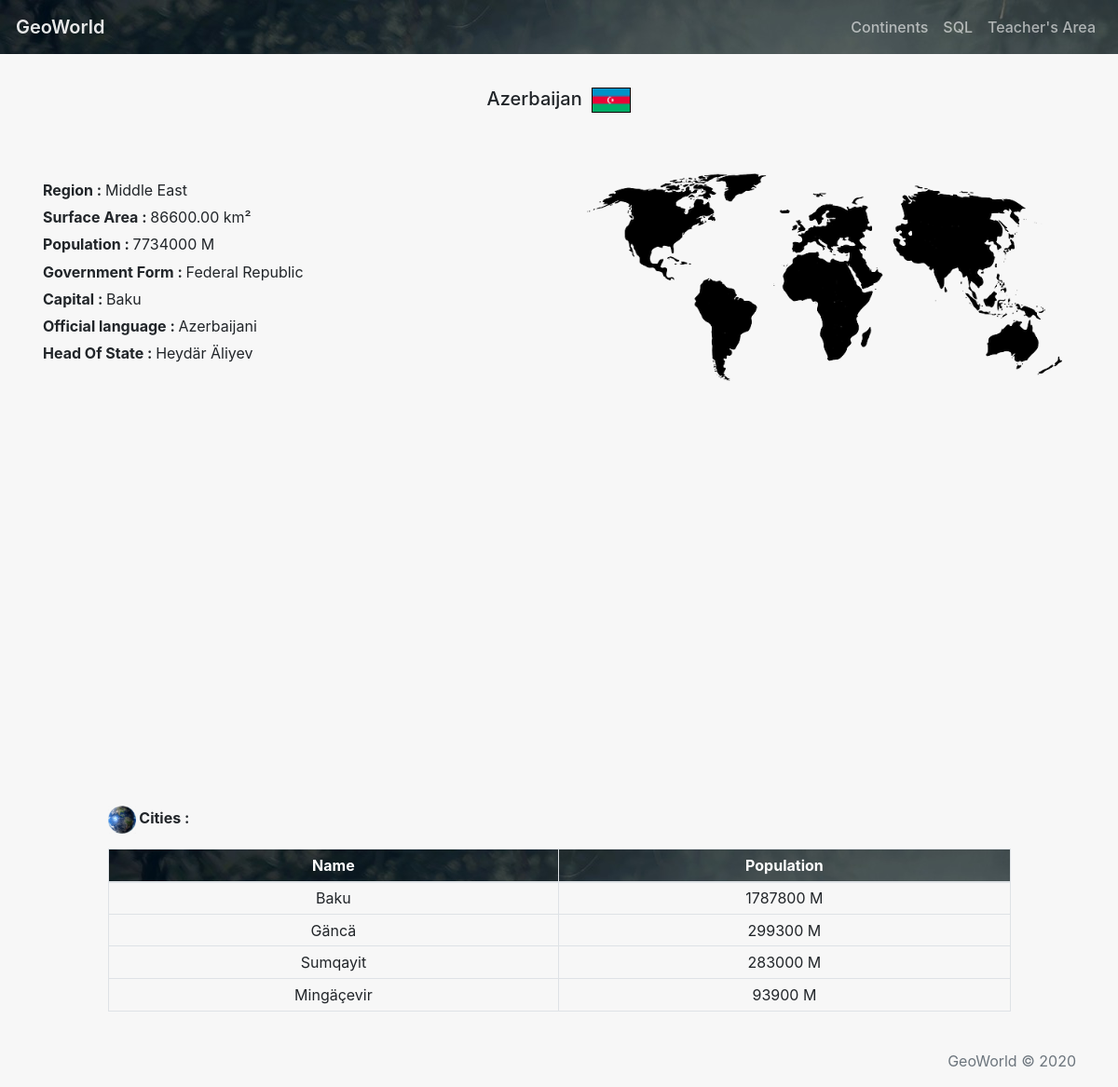
Page /view.php?country=17 on the committed database.
### tables this page shows
CREATE TABLE `Country`
(
    `id`             int(11)                                                                                NOT NULL AUTO_INCREMENT,
    `Code`           char(3)                                                                                         DEFAULT NULL,
    `Name`           char(52)                                                                               NOT NULL DEFAULT '',
    `Continent`      enum ('Asia','Europe','North America','Africa','Oceania','Antarctica','South America') NOT NULL DEFAULT 'Asia',
    `Region`         char(26)                                                                               NOT NULL DEFAULT '',
    `SurfaceArea`    float(10, 2)                                                                           NOT NULL DEFAULT '0.00',
    `IndepYear`      smallint(6)                                                                                     DEFAULT NULL,
    `Population`     int(11)                                                                                NOT NULL DEFAULT '0',
    `LifeExpectancy` float(3, 1)                                                                                     DEFAULT NULL,
    `GNP`            float(10, 2)                                                                                    DEFAULT NULL,
    `GNPOld`         float(10, 2)                                                                                    DEFAULT NULL,
    `LocalName`      char(45)                                                                               NOT NULL DEFAULT '',
    `GovernmentForm` char(45)                                                                               NOT NULL DEFAULT '',
    `HeadOfState`    char(60)                                                                                        DEFAULT NULL,
    `Capital`        int(11)                                                                                         DEFAULT NULL,
    `Code2`          char(2)                                                                                NOT NULL DEFAULT '',
    PRIMARY KEY (`id`) USING BTREE
);

CREATE TABLE `City`
(
    `id`         int(11)  NOT NULL AUTO_INCREMENT,
    `idCountry`  int(11)           DEFAULT NULL,
    `Name`       char(35) NOT NULL DEFAULT '',
    `District`   char(20) NOT NULL DEFAULT '',
    `Population` int(11)  NOT NULL DEFAULT '0',
    PRIMARY KEY (`id`) USING BTREE,
    KEY `fk_constraint_city_country` (`idCountry`),
    CONSTRAINT `fk_constraint_city_country` FOREIGN KEY (`idCountry`) REFERENCES `Country` (`id`)
);

CREATE TABLE `Language`
(
    `id`   int(11)     NOT NULL AUTO_INCREMENT,
    `Name` varchar(30) NOT NULL,
    PRIMARY KEY (`id`) USING BTREE
);

### func/functions.php (called while the page is built, shortened)
<?php
require_once 'db.php';
function getCountryInfo($idCountry){
    global $dataDB;
    $prepare = $dataDB->prepare("SELECT * FROM Country WHERE id = :id");
    $prepare->bindValue(':id', $idCountry, PDO::PARAM_INT);
    $prepare->execute();
    return $prepare->fetch();
}
function getCapital($idCountry){
    global $dataDB;
    $prepare = $dataDB->prepare("SELECT City.Name FROM City,Country WHERE City.id = Country.Capital AND Country.id = :id");
    $prepare->bindValue(':id', $idCountry, PDO::PARAM_INT);
    $prepare->execute();
    return $prepare->fetch();
}
function getOfficialLanguage($idCountry){
    global $dataDB;
    $prepare = $dataDB->prepare("SELECT Language.Name FROM Language,CountryLanguage WHERE Language.id = CountryLanguage.idLanguage AND CountryLanguage.idCountry = :id AND CountryLanguage.IsOfficial = 'T'");
    $prepare->bindValue(':id', $idCountry, PDO::PARAM_INT);
    $prepare->execute();
    return $prepare->fetchAll();
}
function getCityInfo($idCountry){
    global $dataDB;
    $prepare = $dataDB->prepare("SELECT id,idCountry,Name,Population FROM City WHERE idCountry = :id");
    $prepare->bindValue(':id', $idCountry, PDO::PARAM_INT);
    $prepare->execute();
    return $prepare->fetchAll();
}

### view.php (the view, shortened to what this page needs)
<?php
require_once 'func/functions.php';
if(!empty($_GET['country'])){
    $idCountry = $_GET['country'];
    if(countryExist($idCountry)) {
        $getCountryInfo = getCountryInfo($idCountry);
        $getCapital = getCapital($idCountry);
        $getOfficialLanguage = getOfficialLanguage($idCountry);
        $getCityInfo = getCityInfo($idCountry);
    }else{
        header("Location: notFound.php");
    }
}else{
    header("Location: notFound.php");
}
?>
<?php require_once 'inc/header.php'; ?>
<main role="main" class="flex-shrink-0">
    <div class="container">
        <table align="center">
            <tr>
                <td><h5 class="text-center" ><?php echo $getCountryInfo->Name; ?> <img style="border: 1px solid black;" src="img/flag/<?php echo $getCountryInfo->Name; ?>.png" height="27" width="42"></h5></td>
            </tr>
        </table>
        <div class="row">
            <div class="col-sm-6">
                <br><br><p></p>
                <table>
                    <tr>
                        <td><h6 style="font-weight: bold;">Region : <span style="font-weight: normal;"><?php echo $getCountryInfo->Region; ?></span></h6></td>
                    </tr>
                    <tr>
                        <td><h6 style="font-weight: bold;">Surface Area : <span style="font-weight: normal;"><?php echo $getCountryInfo->SurfaceArea; ?> km²</span></h6></td>
                    </tr>
                    <tr>
                        <td><h6 style="font-weight: bold;">Population : <span style="font-weight: normal;"><?php echo $getCountryInfo->Population; ?> M</span></h6></td>
                    </tr>
                    <tr>
                        <td><h6 style="font-weight: bold;">Government Form : <span style="font-weight: normal;"><?php echo $getCountryInfo->GovernmentForm; ?></span></h6></td>
                    </tr>
                    <tr>
                        <td><h6 style="font-weight: bold;">Capital : <span style="font-weight: normal;"><?php echo (!empty($getCapital->Name)) ? $getCapital->Name : ""; ?></span></h6></td>
                    </tr>
                    <tr>
                        <td><h6 style="font-weight: bold;">Official language : <span style="font-weight: normal;">
                            <?php foreach ($getOfficialLanguage as $Olang){ echo (!empty($Olang->Name)) ? "$Olang->Name " : ""; } ?>
                        </span></h6></td>
                    </tr>
                    <tr>
                        <td><h6 style="font-weight: bold;">Head Of State : <span style="font-weight: normal;"><?php echo $getCountryInfo->HeadOfState; ?></span></h6></td>
                    </tr>
                </table>
            </div>
            <div class="col-sm-6 "><br><p></p>
                <div class="col-sm-12">
                    <img src="img/pays.png" class="d-block w-100">
                </div>
            </div>
            <div style="margin:auto; padding-top: 60px; width: 70%; height: 400px;" class="text-center" id="piechart"></div>
            <div class="table-responsive" style="width: 85%; margin: auto;">
                <br><p></p>
                <h6 style="font-weight: bold;"> <a href="https://earth.google.com/web/@-34.60960027,-100.74439882,-13267.34577873a,29549777.35057354d,35y,0h,0t,0r" target="_blank">
                        <img src="img/logo.png" width="30" height="30" >
                    </a> Cities :</h6><p></p>
                <table class="table text-center table-bordered table-sm">
                    <thead class="geonav">
                    <tr>
                        <th>Name</th>
                        <th>Population</th>
                    </tr>
                    </thead>
                    <tr>
                        <?php foreach($getCityInfo as $indice => $city): ?>
                    <tr>
                        <td><?php echo $city->Name; ?></td>
                        <td><?php echo $city->Population; ?> M</td>
                    </tr>
                    <?php endforeach; ?>
                </table>
            </div>
        </div>
    </div>
</main>
<?php require_once 'inc/footer.php'; ?>

### css/style.css (style rules this page uses)
body { background-color: #f7f7f7; }
main { padding-top: 35px; padding-bottom: 25px; }
.geonav { background-image: url("../img/asia.jpg"); color: #ffffff; }

### rows in the picture
country: Name "Azerbaijan", Name (picture), Region "Middle East", SurfaceArea "86600.00", Population "7734000", GovernmentForm "Federal Republic", HeadOfState "Heydär Äliyev"
city: Name "Baku", Population "1787800"
language: Name "Azerbaijani"
city: Name "Gäncä", Population "299300"
city: Name "Sumqayit", Population "283000"
city: Name "Mingäçevir", Population "93900"
